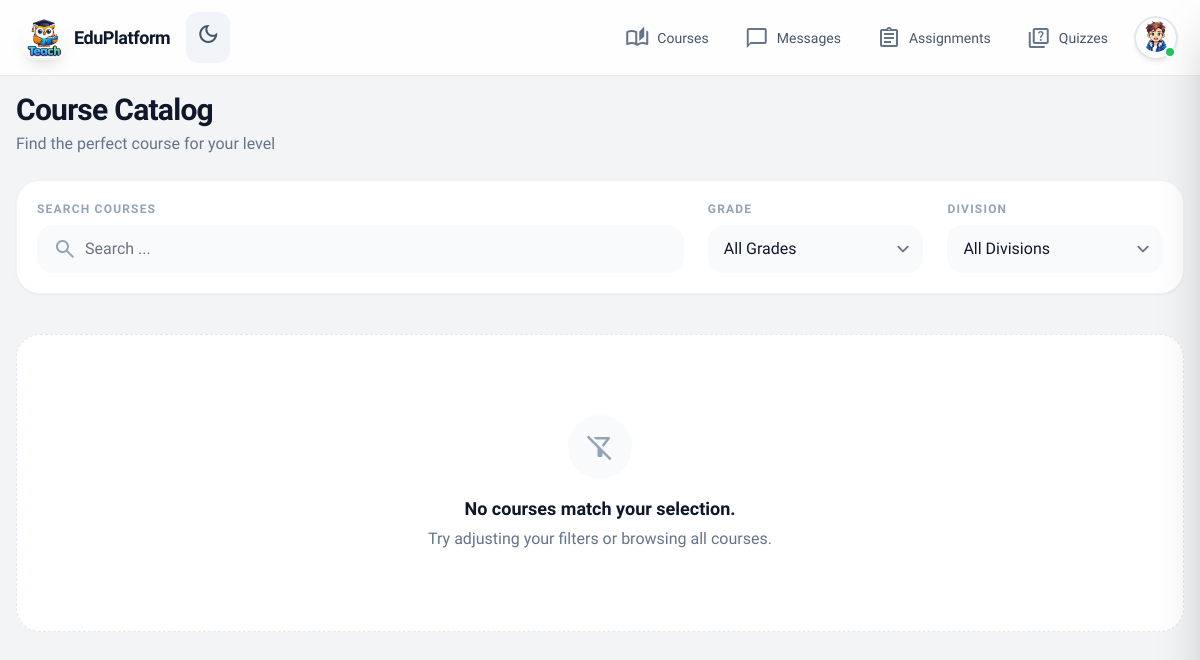
Before: /courses/ (signed in) with the older database file.
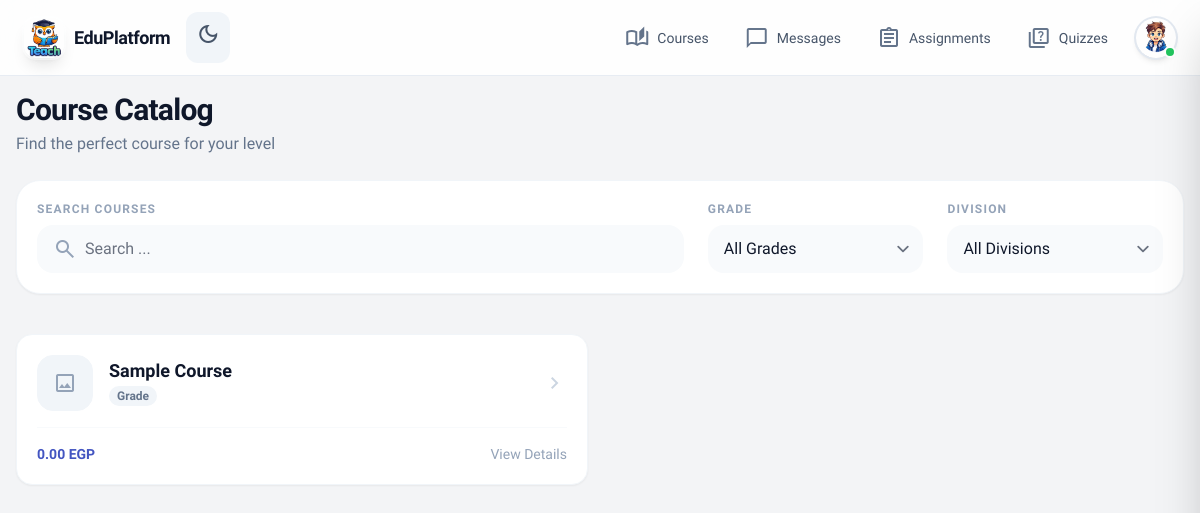
After: the same page with the newer database file.
### teach/models.py (models this page shows, shortened)
class Course(models.Model):
    course_id = models.AutoField(primary_key=True)
    course_name = models.CharField(max_length=200)
    course_code = models.CharField(max_length=50, blank=True, default='')
    course_description = models.TextField(blank=True, default='')
    course_image = models.ImageField(
        upload_to='courses/images/',
        blank=True,
        null=True
    )
    GRADE_CHOICES = [
        ('1', 'Grade 1'), ('2', 'Grade 2'), ('3', 'Grade 3'),
        ('4', 'Grade 4'), ('5', 'Grade 5'), ('6', 'Grade 6'),
        ('7', 'Grade 7'), ('8', 'Grade 8'), ('9', 'Grade 9'),
        ('10', 'Grade 10'), ('11', 'Grade 11'), ('12', 'Grade 12'),
    ]
    DIVISION_CHOICES = [
        ('Science', 'Science'),
        ('Mathematics', 'Mathematics'),
        ('Literature', 'Literature'),
        ('General', 'General'),
    ]
    grade = models.CharField(max_length=10, choices=GRADE_CHOICES, blank=True, default='')
    division = models.CharField(max_length=20, choices=DIVISION_CHOICES, blank=True, default='')
    price = models.DecimalField(
        max_digits=10,
        decimal_places=2,
        default=Decimal('0.00'),
        validators=[MinValueValidator(Decimal('0.00'))]
    )
    is_active = models.BooleanField(default=True)
    created_at = models.DateTimeField(auto_now_add=True)
    class Meta:
        ordering = ['-created_at']

### teach/views.py (the view)
# urls.py: path("courses/", views.courses, name="courses"),
@login_required
def courses(request):
    grade_filter = request.GET.get('grade')
    division_filter = request.GET.get('division')
    search_query = request.GET.get('search', '').strip()
    courses_qs = Course.objects.filter(is_active=True).order_by("-created_at")
    if grade_filter:
        courses_qs = courses_qs.filter(grade=grade_filter)
    if division_filter:
        courses_qs = courses_qs.filter(division=division_filter)
    if search_query:
        courses_qs = courses_qs.filter(course_name__icontains=search_query)
    return render(request, "teach/courses.html", {
        "courses": courses_qs,
        "selected_grade": grade_filter,
        "selected_division": division_filter,
        "selected_search": search_query,
        "grade_choices": Course.GRADE_CHOICES,
        "division_choices": Course.DIVISION_CHOICES,
    })

### teach/context_processors.py (called while the page is built)
def unread_messages_count(request):
    if request.user.is_authenticated:
        count = Message.objects.filter(receiver=request.user, is_read=False).count()
        return {"unread_messages_count": count}
    return {"unread_messages_count": 0}

### templates/teach/courses.html (shortened to what the changed rows need)
{% extends 'teach/base.html' %}
{% load static %}
{% block content %}
<div class="mt-4 mb-6">
    <h1 class="text-2xl sm:text-3xl font-extrabold tracking-tight">Course Catalog</h1>
</div>
<div class="grid grid-cols-1 md:grid-cols-2 xl:grid-cols-3 gap-6">
    {% for course in courses %}
    <a href="{% url 'course_details' %}"
        class="group block bg-white dark:bg-slate-800 rounded-2xl border border-slate-100 dark:border-slate-700 shadow-sm hover:shadow-xl hover:border-primary/50 transition-all duration-300 overflow-hidden">
        <div class="p-5 flex flex-col h-full">
            <div class="flex items-center gap-4 mb-4">
                <div
                    class="w-14 h-14 rounded-2xl overflow-hidden border border-slate-100 dark:border-slate-700 flex-shrink-0 bg-slate-100 dark:bg-slate-700">
                    {% if course.course_image %}
                    <img src="{{ course.course_image.url }}" alt="{{ course.course_name }}"
                        class="w-full h-full object-cover" />
                    {% else %}
                    <div class="w-full h-full flex items-center justify-center">
                        <span class="material-symbols-outlined text-slate-400">image</span>
                    </div>
                    {% endif %}
                </div>
                <div class="flex-1 min-w-0">
                    <h3 class="font-bold text-lg leading-tight truncate group-hover:text-primary transition-colors">
                        {{ course.course_name }}
                    </h3>
                    <div class="flex items-center gap-2 mt-1">
                        <span
                            class="text-xs font-semibold px-2 py-0.5 rounded-full bg-slate-100 dark:bg-slate-700 text-slate-500">
                            Grade {{ course.grade }}
                        </span>
                    </div>
                </div>
                <span
                    class="material-symbols-outlined text-slate-300 group-hover:text-primary transition-all transform group-hover:translate-x-1 flex-shrink-0">
                </span>
            </div>
            <div
                class="mt-auto pt-4 border-t border-slate-50 dark:border-slate-700/50 flex justify-between items-center text-sm">
                <div class="font-bold text-primary">{{ course.price }} EGP</div>
                <div class="text-slate-400 font-medium">View Details</div>
            </div>
        </div>
    </a>
    {% empty %}
    <div
        class="col-span-full py-20 text-center rounded-3xl bg-white dark:bg-slate-800 border border-dashed border-slate-200 dark:border-slate-700">
        <div
            class="inline-flex items-center justify-center w-16 h-16 rounded-full bg-slate-50 dark:bg-slate-700 text-slate-400 mb-4">
            <span class="material-symbols-outlined text-3xl">filter_alt_off</span>
        </div>
        <h3 class="text-lg font-bold mb-1">No courses match your selection.</h3>
        <p class="text-slate-500 dark:text-slate-400">Try adjusting your filters or browsing all courses.</p>
    </div>
    {% endfor %}
</div>
{% endblock %}

Changed rows visible on the page:
added Course: course_name "Sample Course", price "0.00"
Other visible differences:
text no longer shown: "No courses match your selection. Try adjusting your filters or browsing all courses."
